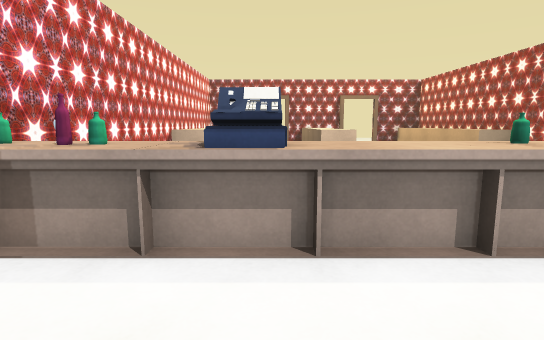
[1] (above)

16 first-person views from a walk through a 3-D level made in the Unity game engine. The camera is 1.2 m above the floor, tilts 8° down and sees 80° across. The floor is counted in squares, 1 m on a side. Each view is taken from the middle of a square. On the plan, view 1 faces up. The plan holds only what a view shows up to about 14 squares ahead; the rest is blank. The place goes on beyond the plan. Some animated figures are left out. Some surface patterns are stand-ins.

[2]
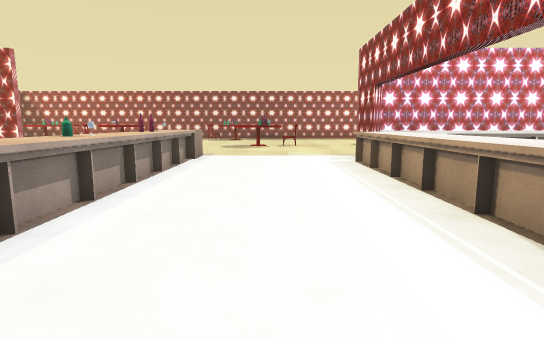

[3]
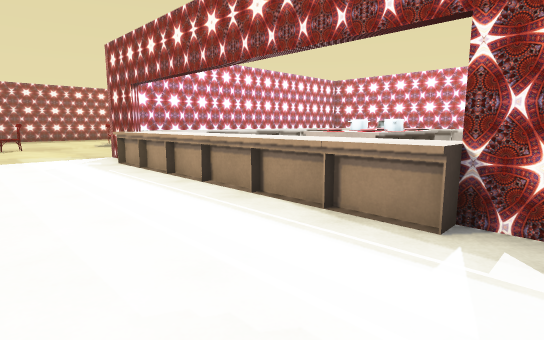

[4]
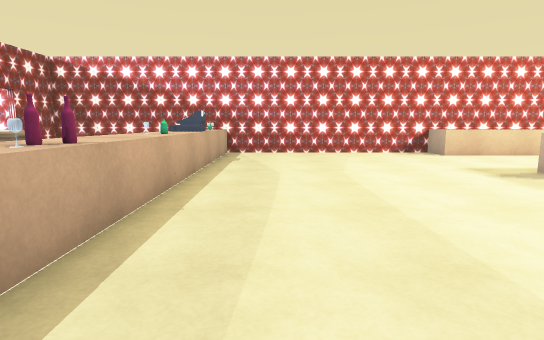

[5]
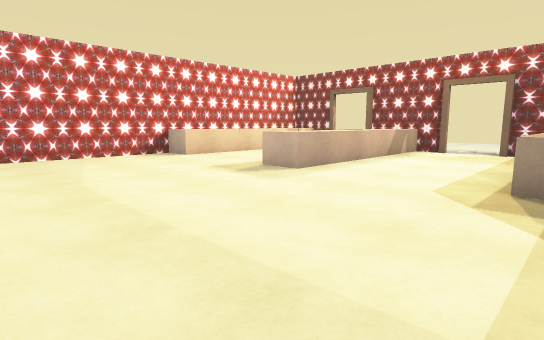

[6]
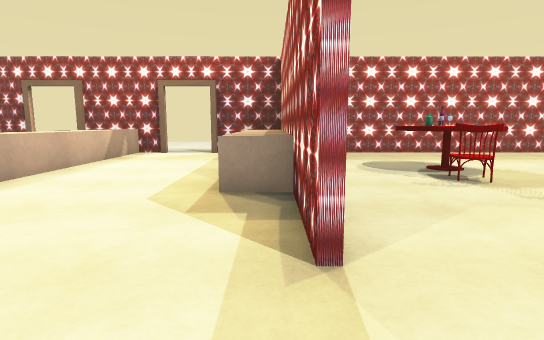

[7]
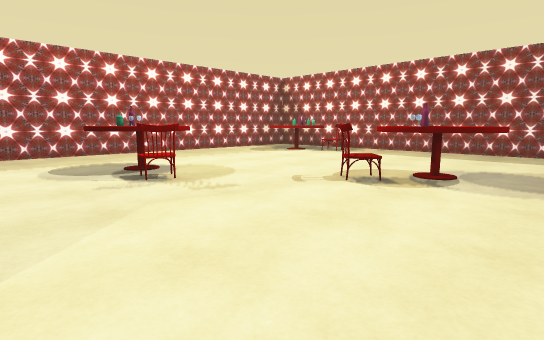

[8]
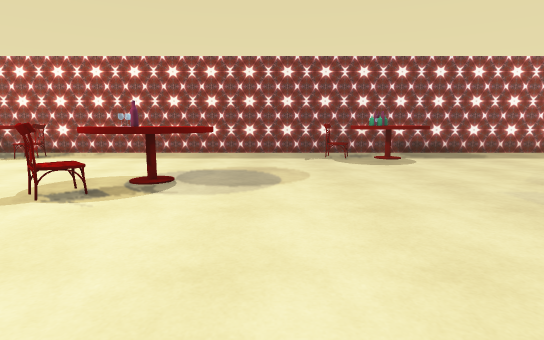

[9]
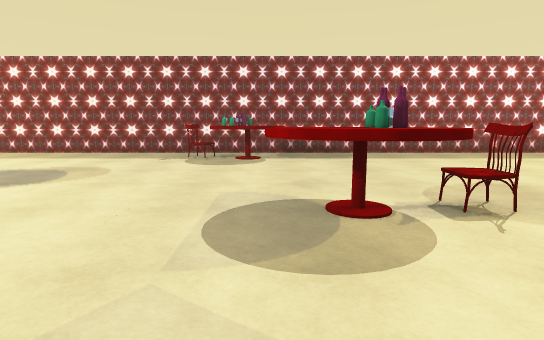

[10]
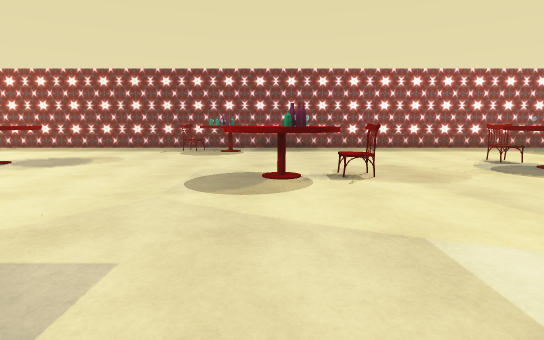

[11]
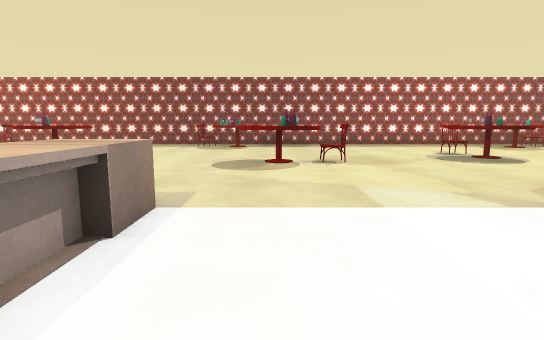

[12]
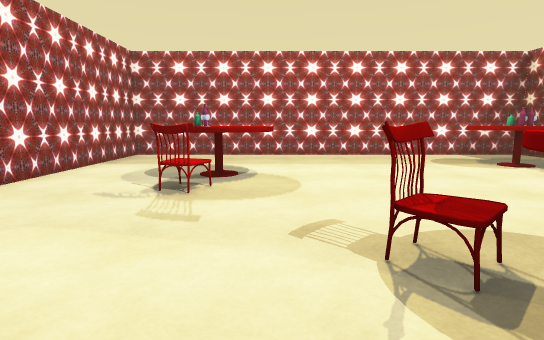

[13]
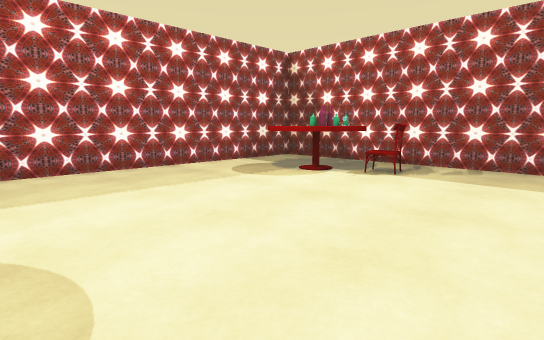

[14]
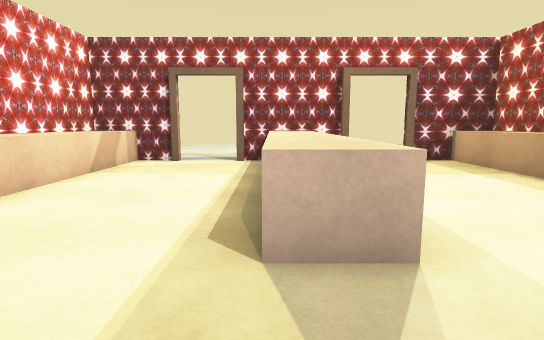

[15]
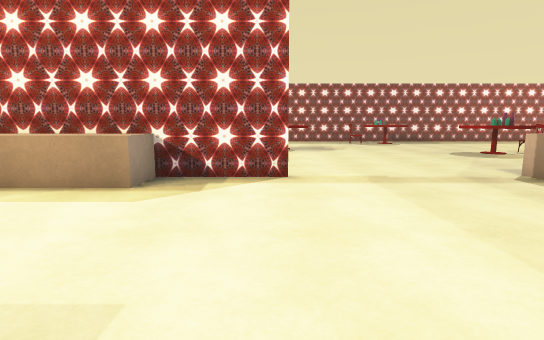

[16]
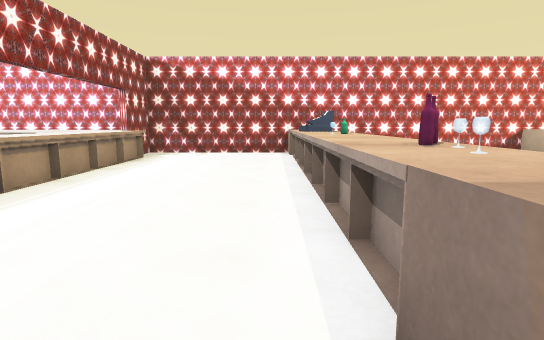

### Floor plan
Key: @ floor where view 1 was taken; # wall or solid block; . floor; ^ raised ledge; O other object.
Columns run from 4 left of view 1 to 25 right of it. Each row starts with its distance up from view 1.
 23    ..
 22    ...
 21 ###..####..###################
 20 ^^....^^....^#...............#
 19 ^^....^^....^#............ ..#
 18 ^^....^^....^#...........OO .#
 17 ^^....^^....^#...  ......OOO.#
 16 ^^....^^....^#...OOO......OO.#
 15 ^^....^^....^#...OOO.......O.#
 14 ^^....^^....^#...OO..........#
 13 ^^....^^....^#...............#
 12 #............#...............#
 11 #............#......OO ......#
 10 #............#.......OOO.....#
  9 #....................OOO.....#
  8 #.....................O......#
  7 #............................#
  6 #............................#
  5 #..........................O.#
  4 ^#OOOOOOOOOOO^............OO.#
  3 ^OOOOOOOOOOOO^...........OOO #
  2 #..................OO.....O  #
  1 #.................OOO .......#
  0 #...@.............OOO........#
 -1 #..................OO........#
 -2 #............................#
 -3 ##OOOOOOOOOO##...............#
 -4  OOOOOOOOOOO##...............#
 -5 #O          OO  .............#
 -6 #O          OO   ...OOOO.....#

Where each view was taken, in squares from view 1:
view 1: 0 up, 0 right, facing up
view 2: 0 up, 3 left, facing right
view 3: 1 up, 3 left, facing down-right
view 4: 6 up, 10 right, facing left
view 5: 6 up, 9 right, facing up-left
view 6: 7 up, 9 right, facing up
view 7: 7 up, 10 right, facing up-right
view 8: 7 up, 11 right, facing right
view 9: 2 up, 11 right, facing right
view 10: 1 up, 8 right, facing right
view 11: 1 up, 5 right, facing right
view 12: 8 up, 15 right, facing up
view 13: 12 up, 15 right, facing up-right
view 14: 10 up, 2 right, facing up
view 15: 10 up, 2 right, facing right
view 16: 2 up, 10 right, facing left
